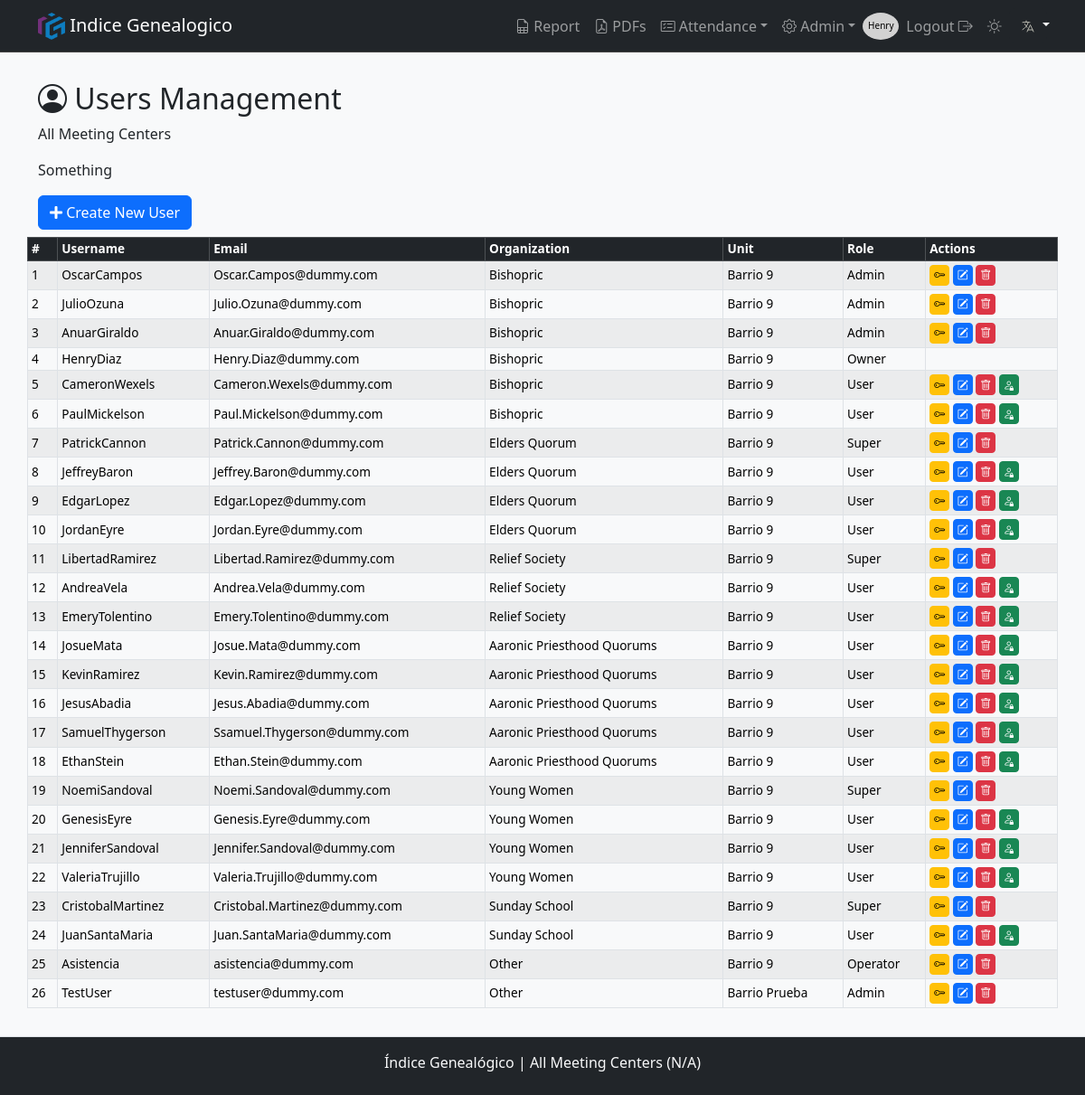
Page /users/ (signed in) on the committed database.
### models.py (models this page shows, shortened)
class User(db.Model, UserMixin):
    __tablename__ = 'users'
    id                = db.Column(db.Integer, primary_key=True)
    username          = db.Column(db.String(80), nullable=False, unique=True)
    email             = db.Column(db.String(120), unique=True)
    name              = db.Column(db.String(20), nullable=False)
    lastname          = db.Column(db.String(20), nullable=False)
    password_hash     = db.Column(db.String(128), nullable=False)
    role              = db.Column(db.String(10), nullable=False, default='User')  # Puede ser 'Owner', 'Admin', 'User'
    is_active         = db.Column(db.Boolean, default=True)
    meeting_center_id = db.Column(db.Integer, db.ForeignKey('meeting_center.id'), nullable=False)  # Clave foránea
    organization_id   = db.Column(db.Integer, db.ForeignKey('organization.id'), nullable=False)  # Clave foránea

class Organization(db.Model):
    __tablename__ = 'organization'
    id    = db.Column(db.Integer, primary_key=True)
    name  = db.Column(db.String(50), unique=True, nullable=False)
    users = db.relationship('User', backref=db.backref('organization', lazy=True), cascade="all, delete-orphan")
    def delete(self):
        if self.users:
            raise ValueError(_('Cannot delete a church unit with registered attendance.'))
        db.session.delete(self)

class MeetingCenter(db.Model):
    __tablename__ = 'meeting_center'
    id                 = db.Column(db.Integer, primary_key=True)
    unit_number        = db.Column(db.Integer, unique=True, nullable=False)
    name               = db.Column(db.String(50), nullable=False)
    short_name         = db.Column(db.String(20), nullable=False)
    city               = db.Column(db.String(50), nullable=True)
    start_time         = db.Column(db.Time, nullable=True)
    end_time           = db.Column(db.Time, nullable=True)
    is_restricted      = db.Column(db.Boolean, default=False)
    grace_period_hours = db.Column(db.Integer, nullable=True, default=0)
    attendances        = db.relationship('Attendance', backref=db.backref('meeting_center', lazy=True), cascade="all, delete-orphan")
    users              = db.relationship('User',       backref=db.backref('meeting_center', lazy=True), cascade="all, delete-orphan")
    classes            = db.relationship('Classes',    backref=db.backref('meeting_center', lazy=True), cascade="all, delete-orphan")
    def delete(self):
        if self.attendances:
            raise ValueError(_('Cannot delete a church unit with registered attendance.'))
        db.session.delete(self)

### routes/users.py (the view, shortened to what this page needs)
@bp_users.route('/')
@role_required('Admin', 'Super', 'Owner')
def users():
    role              = session.get('role')
    meeting_center_id = get_meeting_center_id()
    organization_id   = session.get('organization_id')  # Agregamos la organización del usuario actual
    admin_count       = User.query.filter_by(role='Admin').count()
    print(f"Users Meeting Center ID: {meeting_center_id}")  # Debugging output
    query = db.session.query(
        User.id,
        User.username,
        User.email,
        User.role,
        MeetingCenter.short_name.label('meeting_short_name'),
        Organization.name.label('organization_name')
    ).join(MeetingCenter, User.meeting_center_id == MeetingCenter.id) \
     .join(Organization, User.organization_id == Organization.id)
    if role == 'Owner': # El Owner ve todos si el meeting_center_id es 'all'
        if meeting_center_id != 'all':
            query = query.filter(User.meeting_center_id == meeting_center_id)
        query = query.filter((User.role != 'Owner') | (User.username == session.get('username')))
    elif role == 'Super': # Super ve solo usuarios de su organización
        query = query.filter(User.organization_id == organization_id).filter((User.role != 'Owner') | (User.username == session.get('username')))
    elif role == 'Admin': # Admin ve solo usuarios de su propio Meeting Center, excluyendo Owners
        query = query.filter(User.meeting_center_id == meeting_center_id).filter(User.role != 'Owner')
    users = query.order_by(asc(User.meeting_center_id), asc(User.organization_id), asc(User.role)).all()
    return render_template('users.html', users=users, admin_count=admin_count)

### app.py (called while the page is built)
def get_locale():
    lang = request.args.get('lang')
    if lang and lang in Config.LANGUAGES:
        session['lang'] = lang
        return lang
    if 'lang' in session and session['lang'] in Config.LANGUAGES:
        return session['lang']
    return request.accept_languages.best_match(Config.LANGUAGES)

### utils.py (called while the page is built)
def role_required(*roles):
    def decorator(f):
        @wraps(f)
        def decorated_function(*args, **kwargs):
            if g.user is None:  # Si no está autenticado, lo redirigimos a login
                return redirect(url_for('auth.login', next=request.url))
            user_role = session.get('role')  # Suponiendo que el rol se almacena en la sesión
            if user_role not in roles:
                flash(_('You do not have permission to perform this action.'), 'danger')
                return redirect(url_for('auth.login'))  # O podrías redirigir a otra página
            return f(*args, **kwargs)
        return decorated_function
    return decorator

def get_meeting_center_id():
    if session.get('role') == 'Owner':
        setup = Setup.query.filter_by(key='SelectedMeetingCenterId', meeting_center_id=1).first()
        if setup:
            return setup.value  # Retorna el valor del meeting_center_id almacenado en Setup
        return 'all'  # Si no hay valor en Setup, por defecto retorna 'all'
    return session.get('meeting_center_id')  # Para otros roles, usar el valor de la sesión

### templates/users.html (shortened to what this page needs)
{% extends "layout.html" %}
{% block pageTitle %}<i class="bi bi-person-circle"></i>  {{ _('Users Management') }}{% endblock %}
{% block content %}
<div class="col-xl-8">
  <p class="mb-3">
    {{ _("Something") }}
  </p>
</div>
    <div><a class="btn btn-primary mb-2" href="{{ url_for('user.create_user') }}"><i class="fa fa-plus" aria-hidden="true"></i>  {{ _('Create New User') }}</a></div>
    <table class="table table-bordered table-striped table-sm mb-5 pb-5">
      <thead class="table-dark">
        <tr>
          <th scope="col">#</th>
          <th scope="col">{{ _('Username') }}</th>
          <th scope="col" class="d-none d-lg-table-cell">{{ _('Email') }}</th>
          <th scope="col">{{ _('Organization') }}</th>
          {% if session['role'] == 'Owner' %}
          <th scope="col" class="d-none d-md-table-cell">{{ _('Unit') }}</th>
          {% endif %}
          <th scope="col" class="d-none d-md-table-cell">{{ _('Role') }}</th>
          <th scope="col">{{ _('Actions') }}</th>
        </tr>
      </thead>
      <tbody>
        {% for user in users %}
          <tr>
            <td scope="row">{{ loop.index }}</td>
            <td>{{ _(user.username) }}</td>
            <td class="d-none d-lg-table-cell dot-1">{{ user.email }}</td>
            <td class="">{{ _(user.organization_name) }}</td>
            {% if session['role'] == 'Owner' %}
            <td class="d-none d-md-table-cell">{{ user.meeting_short_name }}</td>
            {% endif %}
            <td class="d-none d-md-table-cell">{{ _(user.role) }}</td>
            <td>
              {% if not user['role'] == 'Owner' %}
                <a type="button" href="{{ url_for('user.reset_password', id=user.id) }}" class="btn btn-warning btn-sm" data-toggle="tooltip" title="{{ _('Reset Password') }}">
                  <i class="bi bi-key"></i>
                </a>
                <a type="button" class="btn btn-primary btn-sm" data-toggle="tooltip" title="{{ _('Edit user') }}" href="{{ url_for('user.update_user', id=user.id) }}">
                  <i class="bi bi-pencil-square"></i>
                </a>
                {% if session['role'] == 'Owner' or (session['role'] == 'Admin' and (user.role == 'User' or user.role == 'Super' or user.role == 'Operator')) or user.id == session['user_id'] %}
                  {% if not (user.role == 'Admin' and admin_count <= 1) %}
                    <form id="deleteForm-user-{{ user.id }}" action="{{ url_for('user.delete_user', id=user.id) }}" method="post" style="display:inline;">
                      <button type="button" class="btn btn-danger btn-sm" data-toggle="tooltip" title="{{ _('Delete User') }}"  onclick="confirmDelete('user', {{ user.id }})">
                        <i class="bi bi-trash"></i>
                      </button>
                    </form>
                  {% endif %}
                {% endif %}
                {% if user.role == 'User' %}
                  <form id="promoteForm-{{ user.id }}" action="{{ url_for('user.promote_to_super', id=user.id) }}" method="POST" style="display:inline;">
                    <button type="button" class="btn btn-success btn-sm" data-toggle="tooltip" title="{{ _('Change to Super User') }}" onclick="confirmPromotion({{ user.id }}, '{{ user.username }}')">
                      <i class="bi bi-person-lock"></i>
                    </button>
                  </form>
                {% endif %}
              {% endif %}
            </td>
          </tr>
        {% endfor %}
      </tbody>
    </table>
{% endblock %}

### templates/layout.html (shortened to what this page needs)
<!DOCTYPE html>
<html lang="en">
<head>
    {% include 'partials/head.html' %}
</head>
<body class="{{ 'logged-in' if session['user_id'] else '' }}">
    <header>
        {% include 'partials/navbar.html' %}
    </header>
    <main  class="pb-5">
        <div class="container">
            <div class="row">
                <h2>{% block pageTitle %}{% endblock %}</h2>
                <p class="mb-3">{{ session['meeting_center_name'] if request.endpoint != 'admin.admin' else ''}}</p>
                {% block content %} {% endblock %}
            </div>
        </div>
    </main>
    {% if session['user_id'] %}
    <footer>
        {% include 'partials/footer.html' %}
    </footer>
    {% endif %}
</body>
</html>

### templates/partials/head.html (shortened to what this page needs)
<link href="https://cdn.jsdelivr.net/npm/bootstrap@5.3.3/dist/css/bootstrap.min.css" rel="stylesheet">
<link rel="stylesheet" href="https://use.fontawesome.com/releases/v5.8.2/css/all.css"/>
<link rel="stylesheet" href="{{ url_for('static', filename='/css/styles.css') }}"/>
<link rel="stylesheet" href="https://cdn.jsdelivr.net/npm/bootstrap-icons@1.11.3/font/bootstrap-icons.min.css">

### templates/partials/navbar.html (shortened to what this page needs)
<nav class="navbar navbar-expand-lg bg-dark border-bottom border-body sticky-top" data-bs-theme="dark">
    <div class="container">
        <a class="navbar-brand" href="#"> <img src="{{ url_for('static', filename='/img/favicon/android-chrome-512x512.png') }}" alt="Logo" width="30" height="30" class="d-inline-block align-text-top"> Indice Genealogico </a>
        <div class="collapse navbar-collapse" id="navbarNav">
            <ul class="navbar-nav">
                {% if session['user_id'] %}
                    {% if session['role'] != 'Operator'%}
                        <li class="nav-item"><a class="nav-link {{ 'active' if request.endpoint == 'attendance.attendance_report' else '' }}" href="{{ url_for('attendance.attendance_report') }}"><i class="bi bi-file-earmark-spreadsheet"></i> {{ _('Report') }}</a></li>
                        <li class="nav-item"><a class="nav-link {{ 'active' if request.endpoint == 'pdf.list_pdfs' else '' }}" href="{{ url_for('pdf.list_pdfs') }}"><i class="bi bi-file-earmark-pdf"></i>  PDFs</a></li>
                        <li class="nav-item dropdown">
                            <a class="nav-link dropdown-toggle" href="#" id="navbarDropdown" role="button" data-toggle="dropdown" aria-haspopup="true" aria-expanded="false"><i class="bi bi-card-checklist"></i> {{ _('Attendance') }}</a>
                        </li>
                        {% if session['role'] in ['Owner', 'Admin', 'Super'] %}
                            <li class="nav-item dropdown">
                                <a class="nav-link dropdown-toggle" href="#" id="navbarDropdown" role="button" data-toggle="dropdown" aria-haspopup="true" aria-expanded="false"><i class="bi bi-gear"></i> {{ 'Admin' }}</a>
                                </li>
                        {% endif %}
                    {% endif %}
                    <div class="circle">
                        <a class="nav-link" href="{{ url_for('user.profile', id=session['user_id']) }}"><p style="color: black; font-size: 10px; display:block; padding-top: 15px;">{{ session['user_name'] }}</p></a>
                    </div>
                    <li class="nav-item"><a class="nav-link" href="{{ url_for('auth.logout') }}"></i>{{ _('Logout') }}  <i class="bi bi-box-arrow-right"></i></a></i></li>
                {% else %}
                    {% if request.endpoint != 'auth.login' %}
                        <li class="nav-item"><a class="nav-link" href="{{ url_for('auth.login') }}"><i class="bi bi-box-arrow-in-right"></i> {{ _('Login') }}</a></li>
                    {% endif %}
                {% endif %}
                <li class="nav-item"><a class="nav-link"  id="themeSwitcher" href=""></a></li>
                <div class="dropdown">
                    <button class="btn btn-dark dropdown-toggle" type="button" id="languageDropdown" data-bs-toggle="dropdown" aria-expanded="false">
                        <img class="langSelector"src="{{ url_for('static', filename='img/flags/lang.svg') }}" alt="{{ get_locale() }}" class="flag-icon">
                    </button>
                </div>
            </ul>
        </div>
    </div>
</nav>

### templates/partials/footer.html (shortened to what this page needs)
<footer class="footer bg-dark text-center text-lg-start fixed-bottom mt-5 border-top py-2 d-none d-sm-block">
    <div class="text-center text-light">
        <p class="text-light pt-2"> Índice Genealógico |
            <span id="meetingCenterInfo">
                {% if session['user_id'] %}
                    {{ session['meeting_center_name'] }} ({{ session['meeting_center_number']}})
                {% else %}
                    Please log in.
                {% endif %}
            </span>
        </p>
    </div>
</footer>

### static/css/styles.css (style rules this page uses)
body { display: flex; min-height: 100vh; flex-direction: column; }
main { flex: 1; }
.navbar-collapse { -ms-flex-positive: 0; flex-grow: 0; }
.circle { border-radius: 50%; width: 40px; height: 30px; background-color: #d2d2d2; color: black; display: flex; justify-content: center; align-items: center; margin-top: 5px; }
.dot-1 { overflow: hidden; display: -webkit-box; -webkit-box-orient: vertical; -webkit-line-clamp: 1; }
[data-bs-theme="light"] { --bs-body-bg: #f8f9fa; --bs-body-color: #212529; --bs-link-color: #0d6efd; --bs-border-color: #dee2e6; --bs-btn-bg: #e9ecef; --bs-btn-hover-bg: #d6d8db; }
[data-bs-theme="dark"] { --bs-body-bg: #121212; --bs-body-color: #e9ecef; --bs-link-color: #66b2ff; --bs-border-color: #444; }
td button[type="button"], td a[type="button"] { padding: 4px; font-size: 0.75rem; line-height: 1; }
td button[type="button"] i, td a[type="button"] i { font-size: 0.75rem; padding: 0; line-height: 1; vertical-align: middle; }
table { font-size: 0.85rem; }
table th, table td { padding: 4px 8px; line-height: 1.2; vertical-align: middle; }
table th { font-weight: 600; }
.langSelector { color: #b5b5ac; }

### rows in the picture
User: user_name "Henry", email "Henry.Diaz@dummy.com", meeting_short_name "Barrio 9"
User: email "Oscar.Campos@dummy.com", meeting_short_name "Barrio 9"
User: email "Julio.Ozuna@dummy.com", meeting_short_name "Barrio 9"
User: email "Anuar.Giraldo@dummy.com", meeting_short_name "Barrio 9"
User: email "Cameron.Wexels@dummy.com", meeting_short_name "Barrio 9"
User: email "Paul.Mickelson@dummy.com", meeting_short_name "Barrio 9"
User: email "Patrick.Cannon@dummy.com", meeting_short_name "Barrio 9"
User: email "Jeffrey.Baron@dummy.com", meeting_short_name "Barrio 9"
User: email "Edgar.Lopez@dummy.com", meeting_short_name "Barrio 9"
User: email "Jordan.Eyre@dummy.com", meeting_short_name "Barrio 9"
User: email "Libertad.Ramirez@dummy.com", meeting_short_name "Barrio 9"
User: email "Andrea.Vela@dummy.com", meeting_short_name "Barrio 9"
User: email "Emery.Tolentino@dummy.com", meeting_short_name "Barrio 9"
User: email "Josue.Mata@dummy.com", meeting_short_name "Barrio 9"
User: email "Kevin.Ramirez@dummy.com", meeting_short_name "Barrio 9"
User: email "Jesus.Abadia@dummy.com", meeting_short_name "Barrio 9"
User: email "Ssamuel.Thygerson@dummy.com", meeting_short_name "Barrio 9"
User: email "Ethan.Stein@dummy.com", meeting_short_name "Barrio 9"
User: email "Noemi.Sandoval@dummy.com", meeting_short_name "Barrio 9"
User: email "Genesis.Eyre@dummy.com", meeting_short_name "Barrio 9"
User: email "Jennifer.Sandoval@dummy.com", meeting_short_name "Barrio 9"
User: email "Valeria.Trujillo@dummy.com", meeting_short_name "Barrio 9"
User: email "Cristobal.Martinez@dummy.com", meeting_short_name "Barrio 9"
User: email "Juan.SantaMaria@dummy.com", meeting_short_name "Barrio 9"
User: email "asistencia@dummy.com", meeting_short_name "Barrio 9"
User: email "testuser@dummy.com", meeting_short_name "Barrio Prueba"

### other values in the picture
{{ 'Admin' }} "Admin"
{{ session['meeting_center_name'] }} "All Meeting Centers"
{{ session['meeting_center_number'] }} "N/A"
